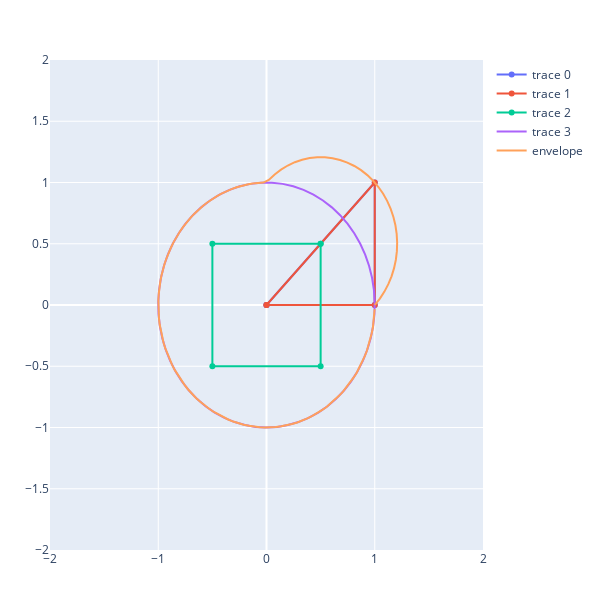

This figure's notebook cell:
### Markdown cell above
Our function for the envelope works on our primitives, but we need to extend it for the actual diagrams.

As we've said, it's a simple max over all envelopes.

### Code cell
envelope(D::DiagramDual, v::Vector) = mapreduce(x->envelope(x,v),max, D.p)

D = D1 ⋄ D2 ⋄ D3

pD = plotgeometry(D)
pe = plotenvelope(D)

plot(vcat(pD,pe), layout)
